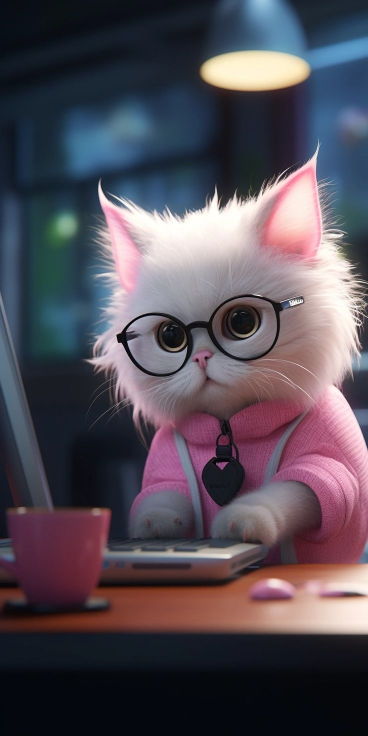
%> input picture cat.jpg, 736 x 1472 px (shown at 1/2 size)
$ octave negative_img.m   (GNU Octave 9; MATLAB toolbox functions it lacks are replaced by stand-ins)
%> lines starting %> are read from the running program, lines starting %| are printed output that depends on the picture
%%Negative Image

clc;
clear all;
close all;
orgImg = imread('cat.jpg');
%> orgImg is the input picture: size 1472x736x3 uint8; mean R, G, B 84.1, 76.8, 87
orgImg = imresize(orgImg, [1000, 1000]);
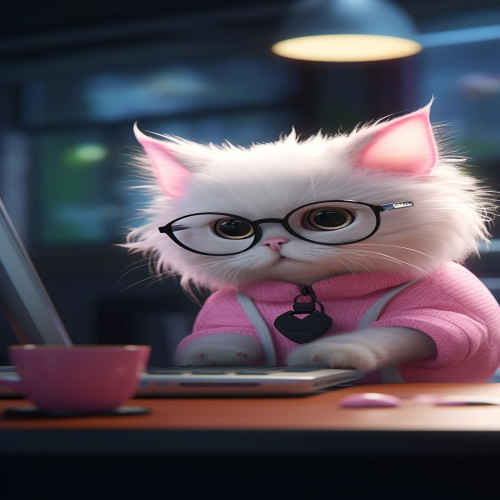
%> orgImg: size 1000x1000x3 uint8 (shown at 1/2 size); mean R, G, B 84.1, 76.8, 87
grayImg = rgb2gray(orgImg);
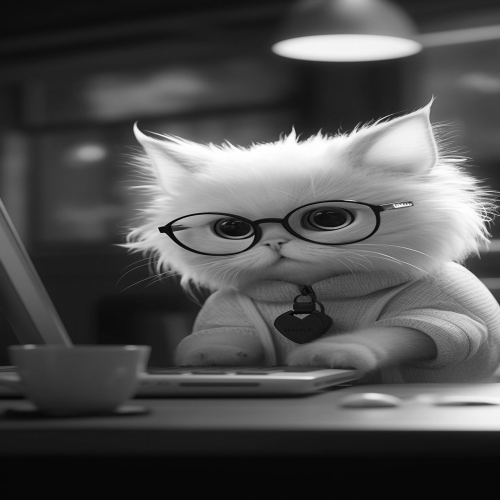
%> grayImg: size 1000x1000 uint8 (shown at 1/2 size); min 0, max 255, mean 80.1
for i= 1:1000
    for j = 1:1000
        grayImg(i,j) = 255-grayImg(i,j);
    end
end
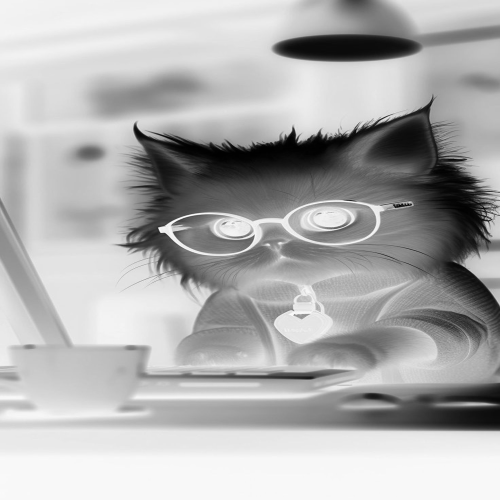
%> grayImg: size 1000x1000 uint8 (shown at 1/2 size); min 0, max 255, mean 174.9
figure;
subplot(2,1,1);
imshow(orgImg);
title('Original Image');

subplot(2,1,2);
imshow(grayImg);
title('Negative Img');

$ run again, with image2.jpg copied over cat.jpg
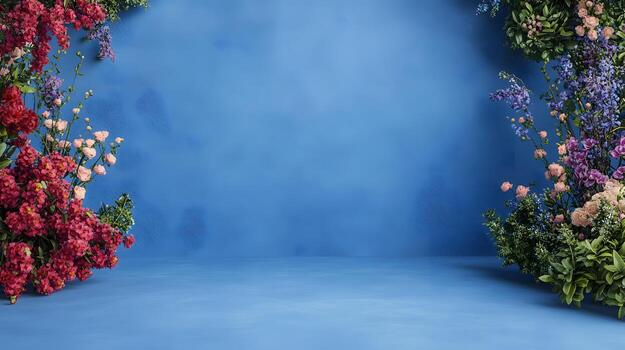
%> input picture image2.jpg, 625 x 350 px
%> orgImg is the input picture: size 350x625x3 uint8; mean R, G, B 80.8, 114.4, 155.5
%> `orgImg = imresize(orgImg, [1000, 1000]);`:
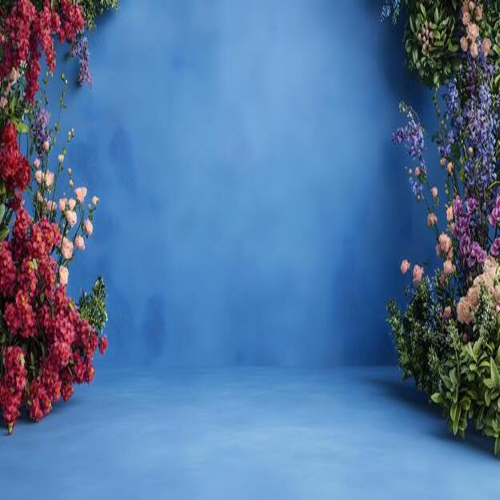
%> orgImg: size 1000x1000x3 uint8 (shown at 1/2 size); mean R, G, B 80.8, 114.4, 155.5
%> after the loop `for i= 1:1000`:
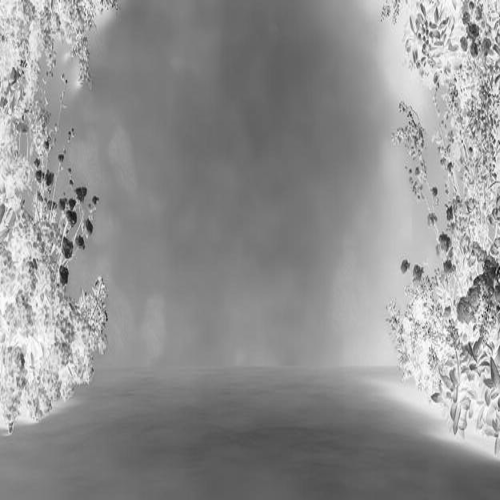
%> grayImg: size 1000x1000 uint8 (shown at 1/2 size); min 3, max 255, mean 146
